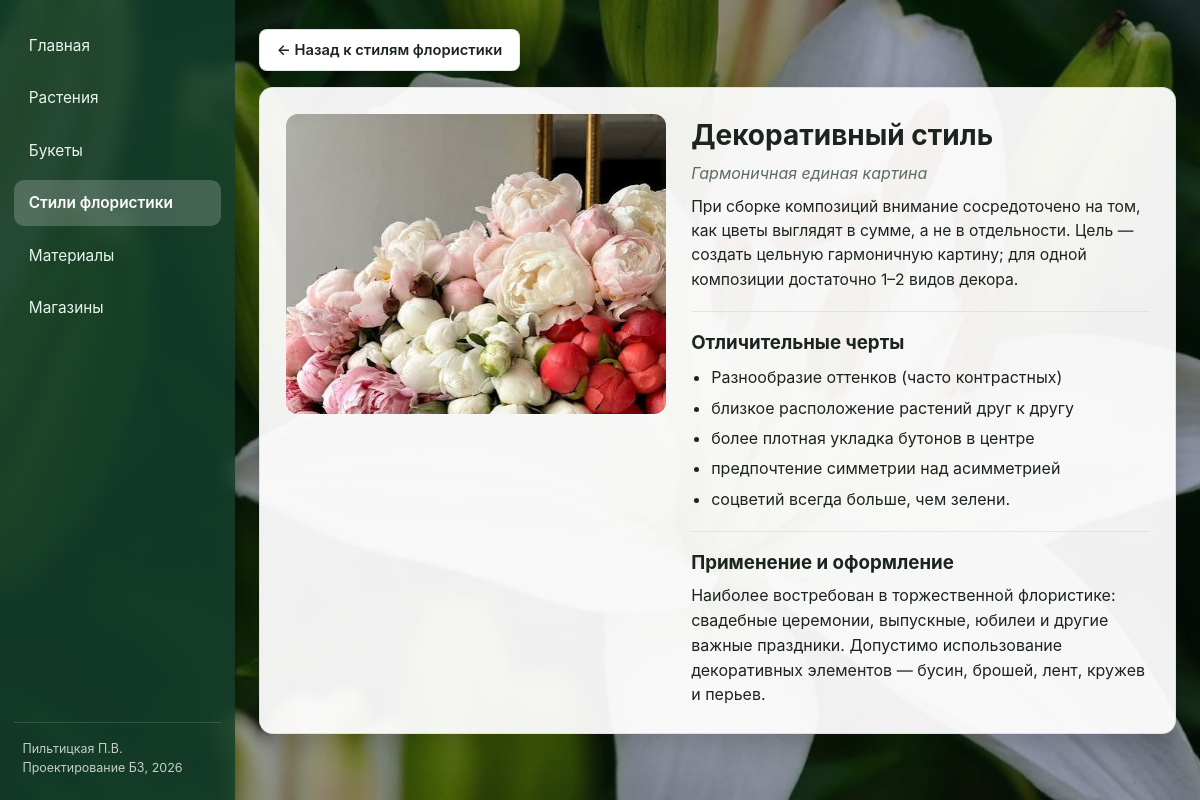
Page /styles/1 on the committed database.
### tables this page shows
CREATE TABLE styles (
    style_id         INTEGER PRIMARY KEY AUTOINCREMENT,
    name             VARCHAR(100) NOT NULL,
    subtitle         VARCHAR(150),
    description      TEXT NOT NULL,
    characteristics  TEXT NOT NULL,
    usage_info       TEXT,
    image_url        TEXT
);

### app.py (the view)
@app.route("/styles/<int:style_id>")
def style_detail(style_id: int):
    conn = get_db()
    try:
        style = conn.execute("SELECT * FROM styles WHERE style_id = ?", (style_id,)).fetchone()
        if not style:
            abort(404)
        features = [item.strip() for item in (style["characteristics"] or "").split(";") if item.strip()]
        return render_template("style_detail.html", style=style, features=features)
    finally:
        conn.close()

### app.py (called while the page is built)
def ensure_db_ready() -> None:
    need_init = False
    if not DB_PATH.exists():
        need_init = True
    else:
        try:
            conn = sqlite3.connect(DB_PATH)
            count = conn.execute("SELECT COUNT(*) FROM plants").fetchone()[0]
            styles_count = conn.execute("SELECT COUNT(*) FROM styles").fetchone()[0]
            conn.close()
            if count == 0 or styles_count == 0:
                need_init = True
        except Exception:
            need_init = True
    if need_init:
        init_db(DB_PATH)

def get_db() -> sqlite3.Connection:
    ensure_db_ready()
    conn = sqlite3.connect(DB_PATH)
    conn.row_factory = sqlite3.Row
    conn.execute("PRAGMA foreign_keys = ON;")
    return conn

### templates/style_detail.html (shortened to what this page needs)
{% extends "base.html" %}
{% block content %}
<div style="margin-bottom:1rem;">
  <a href="{{ url_for('styles_list') }}" class="btn btn-outline">← Назад к стилям флористики</a>
</div>
<div class="detail-card">
  <div class="detail-grid">
    <img src="/{{ style.image_url or 'static/img/placeholder.svg' }}"
         onerror="this.src='{{ url_for('static', filename='img/placeholder.svg') }}'"
         alt="{{ style.name }}"
         class="detail-img">
    <div>
      <h1 style="margin:0 0 0.25rem; font-size:1.75rem;">{{ style.name }}</h1>
      {% if style.subtitle %}
        <div class="subtitle" style="font-size:1rem;">{{ style.subtitle }}</div>
      {% endif %}
      <p style="margin:0 0 0.9rem; font-size:0.98rem;">{{ style.description }}</p>
      {% if features %}
        <div class="detail-section">
          <h3 style="margin:0 0 0.5rem;">Отличительные черты</h3>
          <ul style="margin:0; padding-left:1.25rem;">
            {% for feat in features %}
              <li style="margin-bottom:0.35rem;">{{ feat }}</li>
            {% endfor %}
          </ul>
        </div>
      {% endif %}
      {% if style.usage_info %}
        <div class="detail-section">
          <h3 style="margin:0 0 0.4rem;">Применение и оформление</h3>
          <p style="margin:0;">{{ style.usage_info }}</p>
        </div>
      {% endif %}
    </div>
  </div>
</div>
{% endblock %}

### static/css/style.css (style rules this page uses)
:root { --primary: #226a4d; --primary-dark: #184e38; --primary-light: #e8f3ee; --sidebar-w: 235px; --surface: rgba(255, 255, 255, 0.94); --surface-solid: #ffffff; --text: #1b241f; --muted: #5c6b63; --border: rgba(215, 226, 220, 0.85); --radius: 14px; }
* { box-sizing: border-box; }
html, body, button, input, select, textarea, th, td, a, h1, h2, h3, h4, p, span, div, li { font-family: "Inter", -apple-system, BlinkMacSystemFont, Arial, sans-serif; }
body { margin: 0; color: var(--text); line-height: 1.55; background: url("/static/img/hero_lily.jpg") center center / cover fixed no-repeat; }
.btn { display: inline-block; padding: 0.55rem 1.05rem; border-radius: 8px; border: none; font-weight: 600; font-size: 0.92rem; cursor: pointer; text-decoration: none; }
.btn-outline { background: var(--surface-solid); border: 1px solid var(--border); color: var(--text); }
.subtitle { font-size: 0.85rem; color: var(--muted); font-style: italic; margin-bottom: 0.55rem; }
.detail-card { background: var(--surface); border: 1px solid var(--border); border-radius: var(--radius); padding: 1.6rem; box-shadow: 0 8px 26px rgba(0, 0, 0, 0.18); }
.detail-grid { display: grid; grid-template-columns: minmax(260px, 380px) 1fr; gap: 1.6rem; align-items: start; }
.detail-img { width: 100%; border-radius: 12px; object-fit: cover; max-height: 300px; background: var(--primary-light); }
.detail-section { margin-top: 1.2rem; padding-top: 1rem; border-top: 1px solid #dce5df; }

### rows in the picture
styles: image_url (picture), name "Декоративный стиль", subtitle "Гармоничная единая картина", description "При сборке композиций внимание сосредоточено на том, как цветы выглядят в сумме, а не в отдельности. Цель — создать цельную гармоничную картину; для одной композиции достаточно 1–2 видов декора.", usage_info "Наиболее востребован в торжественной флористике: свадебные церемонии, выпускные, юбилеи и другие важные праздники. Допустимо использование декоративных элементов — бусин, брошей, лент, кружев и перьев."

### other values in the picture
{{ feat }} "Разнообразие оттенков (часто контрастных)" "близкое расположение растений друг к другу" "более плотная укладка бутонов в центре" "предпочтение симметрии над асимметрией" "соцветий всегда больше, чем зелени."
